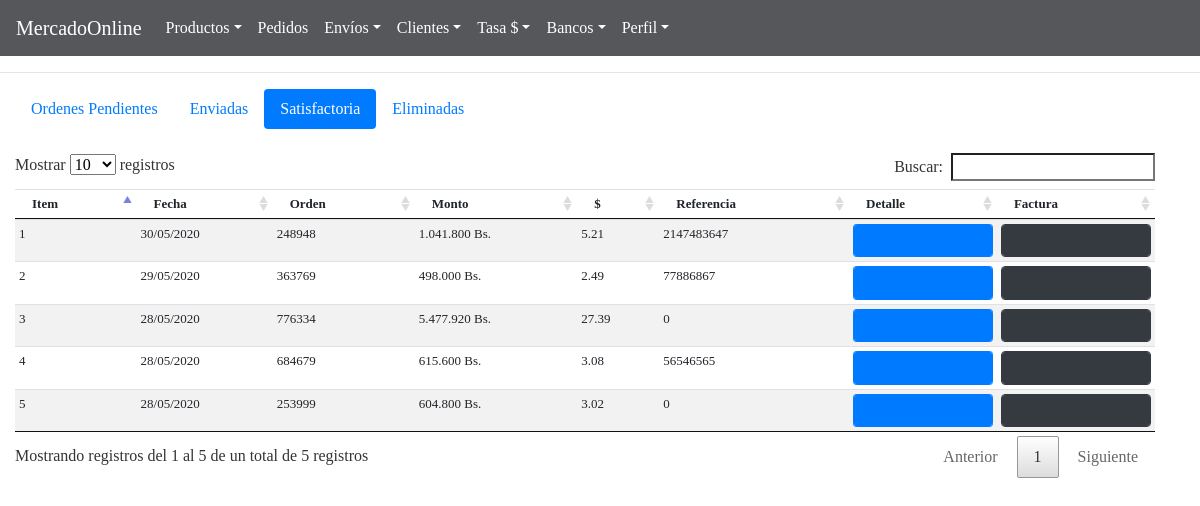
Screenshot of /BackAdmin/index.php?action=statusCheck (signed in) with the database file from the repository.
### tables this page shows
CREATE TABLE `pedido` (
  `id` int(11) NOT NULL,
  `idorder` int(11) NOT NULL,
  `iduser` int(11) NOT NULL,
  `reference` int(11) NOT NULL,
  `mount` decimal(10,2) NOT NULL,
  `convertion` decimal(10,2) NOT NULL,
  `date` timestamp NOT NULL DEFAULT CURRENT_TIMESTAMP ON UPDATE CURRENT_TIMESTAMP,
  `status` int(11) NOT NULL
);

### BackAdmin/models/connection.php (called while the page is built)
<?php
class connection{
	 public static function connect(){
	 	$link = new PDO("mysql:host=localhost;dbname=mercadoonline","root","");
	 	return $link;
	 }
}

### BackAdmin/models/purchaseOrderModel.php (called while the page is built, shortened)
<?php
require_once "connection.php";
class purchaseOrderModel{
 public static function viewIdProductPurchaseOrderModel($dataIdOrderModel, $table){
 	 	 $stmt = connection::connect()->prepare("SELECT tab1.idproduct, tab1.cant, tab1.price, tab1.idorder,  tab2.title  FROM $table tab1 INNER JOIN productos tab2  ON tab1.idproduct = tab2.id WHERE  tab1.idorder  = $dataIdOrderModel");
	 	   					$stmt -> execute();
		 					return $stmt->fetchAll();
 }
	 	   public static function viewsStatusCheckPurchaseOrderModel($table){
	 	   	 	  		$stmt = connection::connect()->prepare("SELECT id,idorder, iduser, reference, mount, convertion,status, date FROM $table WHERE status = 2 ORDER BY date DESC");
		 					$stmt -> execute();
		 					return $stmt->fetchAll();
	 	   }
}

### BackAdmin/controllers/controllerPage.php (called while the page is built)
<?php
class page{
 public static function template(){
 			include "views/template.php";
 		}
 public static function pageConnectController(){
if (isset( $_GET["action"])) {
	 	$controllerPage = $_GET["action"];
}
else{
	$controllerPage ="index";
}
 	$answer = pageModel::pageConnectModel($controllerPage);
 	include $answer;
 }
}

### BackAdmin/controllers/purchaseOrderController.php (the view, shortened to what this page needs)
<?php
class purchaseOrderController {
	 		 	   public static function viewStatusCheckPurchaseOrderController(){
	 		 	   	$answer = purchaseOrderModel::viewsStatusCheckPurchaseOrderModel("pedido");
	 		 	    foreach ($answer as $row => $item) {
	 		 	    $newDate = date("d/m/yy", strtotime($item["date"]));
	 				$row = $row +1;
	 			echo '
							<tr>
								<td>'.$row.'</td>
								<td>'.$newDate.'</td>
								<td>'.$item["idorder"].'</td>
								<td>'.number_format($item["mount"], 0, ",", ".").' Bs.</td>
								<td>'.$item["convertion"].'</td>
								<td>'.$item["reference"].'</td>
				<td><a href="#detail'.$row.'"  data-toggle="modal">
				<button type="button" class="form-control btn-primary fa fa-th-list btn-sm"></button></a>
				<div class="modal fade" id="detail'.$row.'" tabindex="-1" role="dialog" aria-labelledby="myModalLabel" ariahidden="true">
				<div class="modal-dialog" role="document" style="">
				<div class="modal-content">
				<div class="modal-header">
				<button type="button" class="close" data-dismiss="modal" aria-label="Close">
				<span aria-hidden="true">&times;</span> </button>
				</div>
				<div class="modal-body"  style="text-align: center; margin: 0%;">';
				$dataIdOrderController = $item["idorder"];
				$dataIdClientController = $item["iduser"];
				$answerIdProduct = purchaseOrderModel::viewIdProductPurchaseOrderModel($dataIdOrderController, "pedido_has_producto");
				$answerDataClient =clientModel::viewPurchaseClientModel($dataIdClientController, "clientes");
				echo
				 '
				 <table class="table  table-responsive table-light" style="font-size:12px;">
					<thead>
			<tr>
				<th style="font-size:20px;">Orden #  '.$item["idorder"].'</th>
				<th></th>
				<th></th>
				<th></th>
				</tr>
<th style="text-align:left">Cliente:  '.$answerDataClient["name"].'  '.$answerDataClient["lastname"].' -Documeno: '.$answerDataClient["identification"].'   -Telefono:  '.$answerDataClient["phone"].'</th>
				</tr>
<th style="text-align:left">Dirección: '.$answerDataClient["address"].'   - '.$answerDataClient["municipality"].' - '.$answerDataClient["estate"].'
<th></th>
<th></th>
<th></th>
</th>
</thead>
</table>';
	echo  '<table class="table  table-light" style="font-size:12px;">
			<thead>
<tr>
<th >Producto</th>
<th >Cantidad</th>
<th >Precio</th>
<th >Total</th>
	</thead>';
foreach ($answerIdProduct as $row => $item) {
$total= $item["cant"]*$item["price"];
echo'
	<tbody>
		<tr>
				<td>'.$item["title"].'</td>
				<td>'.$item["cant"].'</td>
				<td>'.number_format($item["price"], 0, ",", ".").' Bs.</td>
				<td>'.number_format($total, 0, ",", ".").' Bs.</td>
		</tr>
	</tbody>	';
				}
			echo '
			</td>
			</table>
			</div>
			</div>
			</div>
							<td>
							<a href="reports/fpdf181/reports/invoice.php?id='.$item["idorder"].'" target="blank">
							<button type="submit" class="fa fa-file  form-control btn-dark"></button>
							</a>
							</td>
							';
	 		 	   				}
	 		 	      }
}

### BackAdmin/views/css/style.css (style rules this page uses)
* { margin: 0; padding: 0; list-style: none; text-decoration: none; font-family:"Pavanam-Regular"; }
body { text-align: center; margin: 0%; }

### rows the page displays
pedido: date "30/05/2020", idorder "248948", mount "1.041.800", convertion "5.21", reference "2147483647"
pedido: date "29/05/2020", idorder "363769", mount "498.000", convertion "2.49", reference "77886867"
pedido: date "28/05/2020", idorder "776334", mount "5.477.920", convertion "27.39", reference "0"
pedido: date "28/05/2020", idorder "684679", mount "615.600", convertion "3.08", reference "56546565"
pedido: date "28/05/2020", idorder "253999", mount "604.800", convertion "3.02", reference "0"
